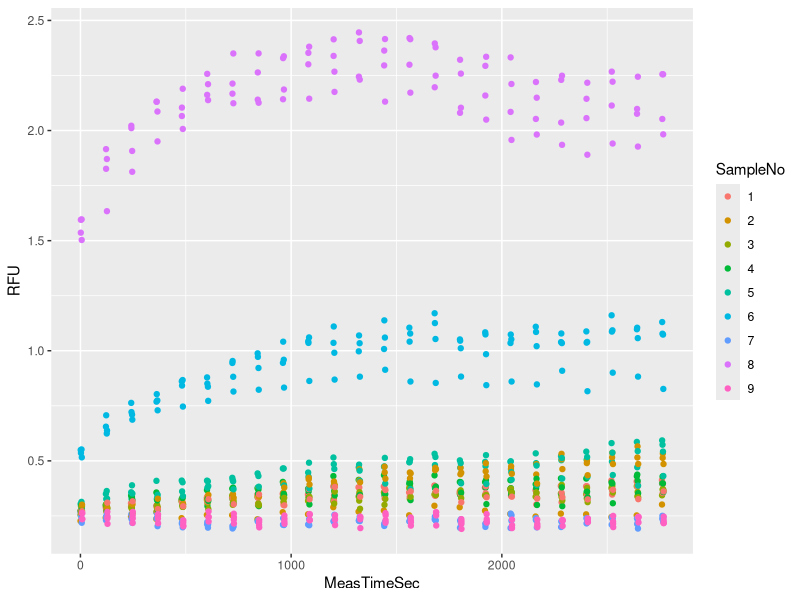
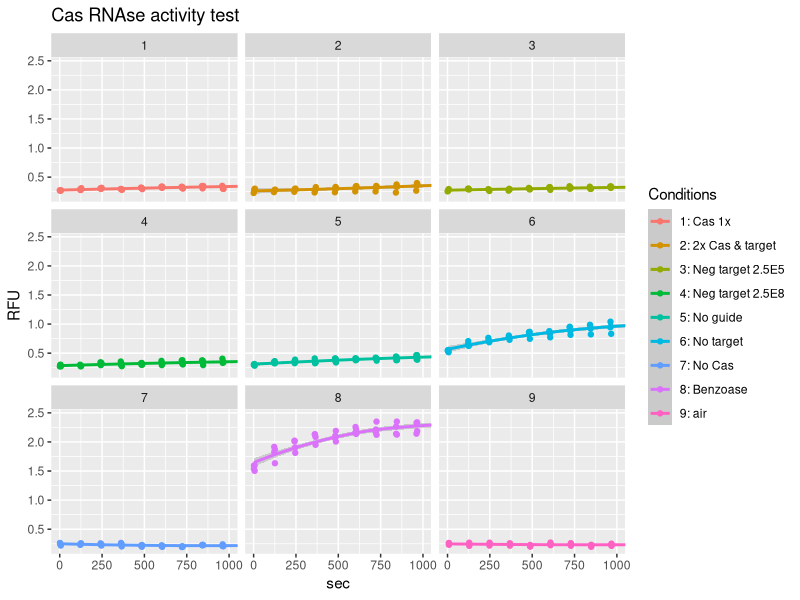
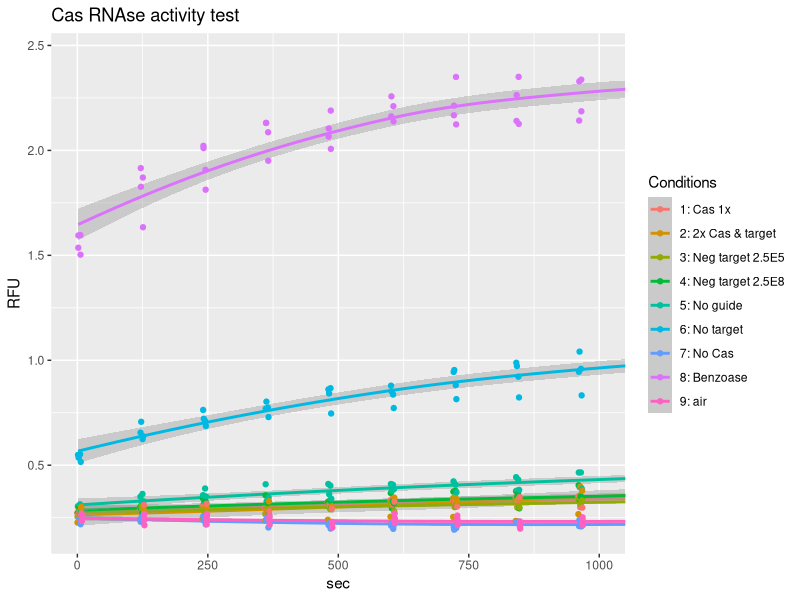
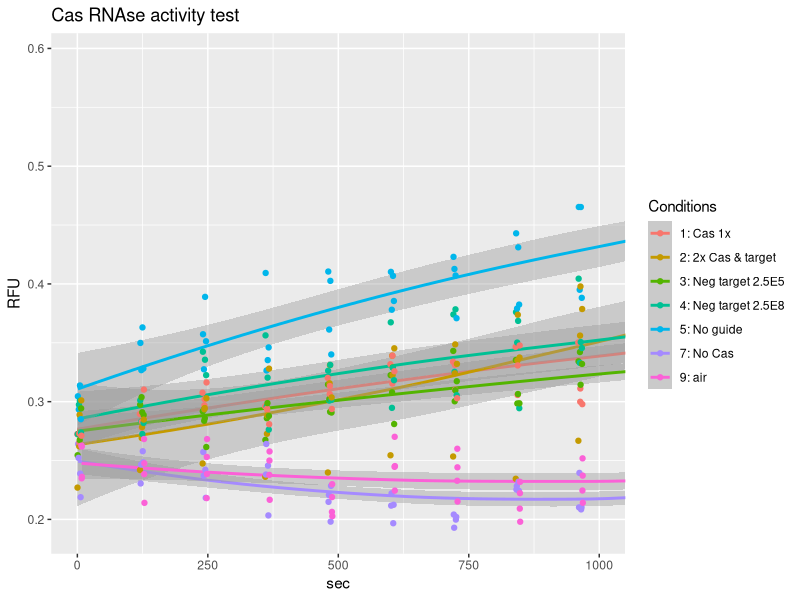

Generate these figures, in order, with R:
## ---- chunk 1
knitr::opts_chunk$set(echo = TRUE)
## ---- chunk 2
#library("plyr")
library("dplyr")
#library("tidyr")
library("ggplot2")
## ---- chunk 3
## read in raw data
raw <- read.delim("data/200409_RNAaseAlert_RNA2020-04-09T154233.txt",stringsAsFactors = FALSE)
colnames(raw)

#' remove column
raw <- raw[,1:10]
#' change names
colnames(raw)[7]
colnames(raw)[7] <- "MeasTimeSec"

#' parse 'Sample' to obtain sample number 'SampleNo'
raw$Sample[1]
#substr(raw$Sample,1,regexpr(' ', raw$Sample)-1) 
raw$SampleNo <- substr(raw$Sample,1,regexpr(' ', raw$Sample)-1)

#' in the same way extract replicate number - 'RepNo'
#substr(raw$Sample,regexpr(' ', raw$Sample)+1, regexpr('/', raw$Sample)-1)
raw$RepNo <- substr(raw$Sample,regexpr(' ', raw$Sample)+1, regexpr('/', raw$Sample)-1)

#' remove white space from 'Well' sting
#substr(raw$Well, 2, regexpr('$', raw$Well))[1:5]
raw$Well<- substr(raw$Well, 2, regexpr('$', raw$Well))
#' View(raw) 
str(raw)
## ---- chunk 4
## ## Condition 1 and 2 are the same thing. Create new SampleComb where 2 is replace with 1

raw$SampleComb <- raw$SampleNo 
raw[raw$SampleComb==2,"SampleComb"] <- 1

unique(raw$SampleNo)
unique(raw$SampleComb)
#' Which means the control with +RNAse has 8 replicates, unlike all the other conditions that has only 4. 
## ---- chunk 5
## Selected (cleaned) data, only columns needed for plotting
#' Well, Sample, SampleNo, RepNo, MeasTimeSec, RFU
colnames(raw)
df <- raw[,c(3,6,7,8,11,12)] 
head(df) 
str(df)
## ---- chunk 6
#' all the data
#plot(x=raw$MeasTimeSec,y=raw$RFU)

#' colour labeled samples
ggplot(data = df) +
  aes(x = MeasTimeSec, y=RFU) +
  geom_point(aes(color=SampleNo))
## ---- chunk 7
# ## some adjustments
# ## Use summary statistics (mean) to find and remove obvious  outlier in  sample 3
# #' means of all replicates of sample 3 
# dfstat <- df %>% filter(Sample,No==1) %>% group_by(SampleNo,RepNo) %>% summarise(mean=mean(RFU))
# dfstat
# #' Data that should be removed
# filter(df,SampleNo == 3 & RepNo == 3)
# #' I could not invert the filter though
# #' But it is the same as leaving out all the measurement from the well E01
# dfs <- filter(df, Well != "E06")
# #' all the measurements
# length(rownames(df))
# #'after 12 datapoints were removed
# length(rownames(dfs))
## ---- chunk 8
## LOESS regression,
p <- ggplot(data = df) + 
  aes(x = MeasTimeSec, y=RFU) +
  geom_smooth(aes(color=SampleNo)) +
  geom_point(aes(colour=SampleNo))

#' Panel of plots
p+facet_wrap(~SampleNo) +
  coord_cartesian(xlim = c(0,1000)) +
  labs(title = "Cas RNAse activity test", x = "sec", y = "RFU") +
  scale_colour_discrete(name="Conditions",
                        breaks=c(1,2,3,4,5,6,7,8,9),
                        labels=c("1: Cas 1x",
                                 "2: 2x Cas & target",
                                 "3: Neg target 2.5E5",
                                 "4: Neg target 2.5E8",
                                 "5: No guide",
                                 "6: No target",
                                 "7: No Cas",
                                 "8: Benzoase ",
                                 "9: air"))
#' All conditions together
  p + labs(title = "Cas RNAse activity test", x = "sec",   y = "RFU", color = "Legend Title\n") +
  coord_cartesian(xlim = c(0,1000)) +
  scale_colour_discrete(name="Conditions",
                      breaks=c(1,2,3,4,5,6,7,8,9),
                      labels=c("1: Cas 1x",
                                 "2: 2x Cas & target",
                                 "3: Neg target 2.5E5",
                                 "4: Neg target 2.5E8",
                                 "5: No guide",
                                 "6: No target",
                                 "7: No Cas",
                                 "8: Benzoase ",
                                 "9: air"))


## ---- chunk 9

## positive contorls vs some negative controls
p <- df[raw$SampleNo==1|df$SampleNo==2|df$SampleNo==3|df$SampleNo==4|df$SampleNo==5|df$SampleNo==7|df$SampleNo==9,]
## LOESS regression
p <- ggplot(data = p) +
  aes(x = MeasTimeSec, y=RFU) +
  geom_smooth(aes(color=SampleNo)) +
  geom_point(aes(colour=SampleNo))


p + labs(title = "Cas RNAse activity test", x = "sec",   y = "RFU", color = "Legend Title\n") +
  coord_cartesian(xlim = c(0,1000)) +
  scale_colour_discrete(name="Conditions",
                      breaks=c(1,2,3,4,5,7,9),
                      labels=c("1: Cas 1x",
                                 "2: 2x Cas & target",
                                 "3: Neg target 2.5E5",
                                 "4: Neg target 2.5E8",
                                 "5: No guide",
                                 "7: No Cas",
                                 "9: air"))




  
    
